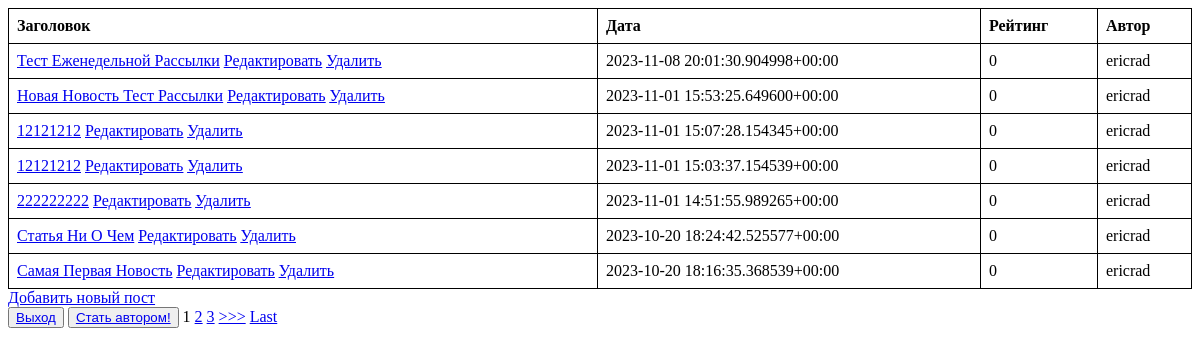
/ (signed in), run on an earlier commit of the app's database.
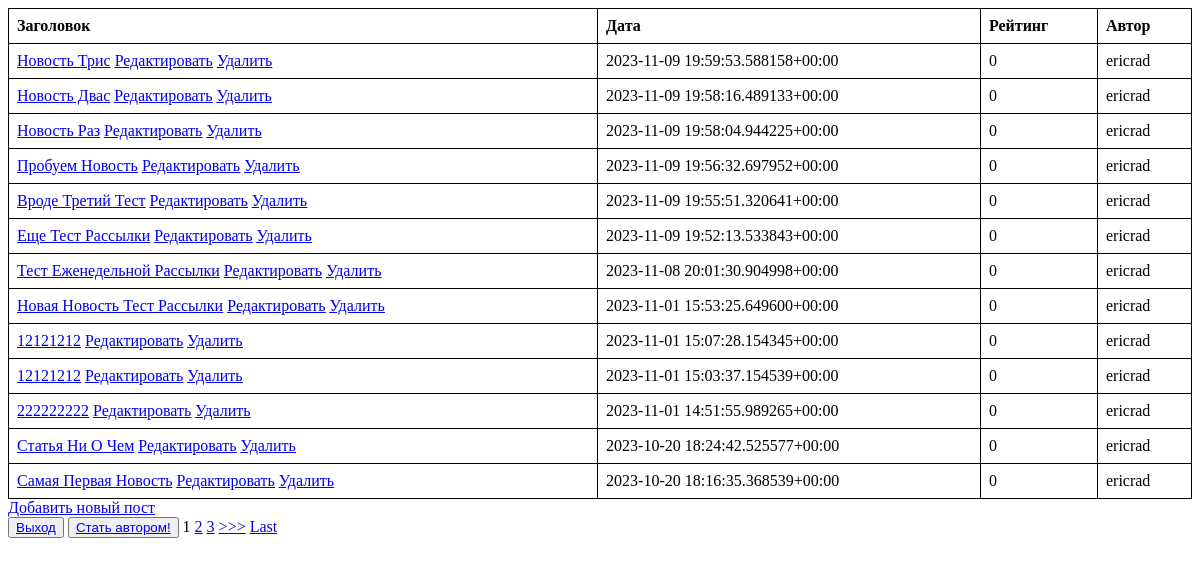
And on a later commit of the database.
### news/models.py (models this page shows, shortened)
class Post(models.Model):
    author = models.ForeignKey(Author, on_delete=models.CASCADE)
    type = models.CharField(max_length=255, choices=types, default=state)
    create_date = models.DateTimeField(auto_now_add=True)
    category = models.ManyToManyField(Category, through='PostCategory')
    title = models.CharField(max_length=255, default='')
    text = models.TextField()
    rate = models.IntegerField(default=0)
    were_sent_on_weekly_mails = models.BooleanField(default=False)

class Author(models.Model):
    user = models.OneToOneField(User, on_delete=models.CASCADE)
    rate = models.IntegerField(default=0)

### news/views.py (the view)
# urls.py: path('', PostsListView.as_view()),
class PostsListView(LoginRequiredMixin, ListView):
    model = Post
    template_name = 'posts.html'
    context_object_name = 'posts'
    ordering = ['-create_date']
    paginate_by = 2
    def get_context_data(self, **kwargs):
        context = super().get_context_data(**kwargs)
        context['filter'] = PostFilter(self.request.GET, queryset=self.get_queryset())
        context['is_not_author'] = not self.request.user.groups.filter(name='authors').exists()
        return context

### templates/posts.html (shortened to what this page needs)
{% extends 'flatpages/default.html' %}
{% block content %}
<table>
    <thead>
        <tr>
            <th>Заголовок</th>
            <th>Дата</th>
            <th>Рейтинг</th>
            <th>Автор</th>
        </tr>
    </thead>
    <tbody>
        {% for post in filter.qs %}
        <tr>
            <td>
                <a href="{% url 'post_detail' post.id %}">{{ post.title|title }}</a>
                <a href="{% url 'post_update' post.id %}"><u>Редактировать</u></a>
                <a href="{% url 'post_delete' post.id %}"><u>Удалить</u></a>
            </td>
            <td>{{ post.create_date|title }}</td>
            <td>{{ post.rate }}</td>
            <td>{{ post.author.user.username }}</td>
        </tr>
        {% endfor %}
    </tbody>
</table>
<a href="{% url 'post_create' %}">Добавить новый пост</a> <br>
<button> <a href="/accounts/logout/"> Выход</a> </button>
{% if is_not_author %}
<button> <a href="/become_author/"> Стать автором!</a> </button>
{% endif %}
{% if is_paginated %}
    {% for num in page_obj.paginator.page_range %}
        {% if page_obj.number == num %}
            <a>{{ num }}</a>
        {% elif num > page_obj.number|add:'-3' and num < page_obj.number|add:'3' %}            <a href="?page={{ num }}">{{ num }}</a>
        {% endif %}
    {% endfor %}
    {% if page_obj.has_next %}
        <a href="?page={{ page_obj.next_page_number }}">>>></a>
        <a href="?page={{ page_obj.paginator.num_pages }}">Last</a>
    {% endif %}
{% endif %}
{% endblock content %}

What changed in the data, as far as the page shows it:
added Post: title "Новость Трис", create_date "2023-11-09 19:59:53.588158+00:00", rate "0", author.user.username "ericrad"
added Post: title "Новость Двас", create_date "2023-11-09 19:58:16.489133+00:00", rate "0", author.user.username "ericrad"
added Post: title "Новость Раз", create_date "2023-11-09 19:58:04.944225+00:00", rate "0", author.user.username "ericrad"
added Post: title "Пробуем Новость", create_date "2023-11-09 19:56:32.697952+00:00", rate "0", author.user.username "ericrad"
added Post: title "Вроде Третий Тест", create_date "2023-11-09 19:55:51.320641+00:00", rate "0", author.user.username "ericrad"
added Post: title "Еще Тест Рассылки", create_date "2023-11-09 19:52:13.533843+00:00", rate "0", author.user.username "ericrad"
